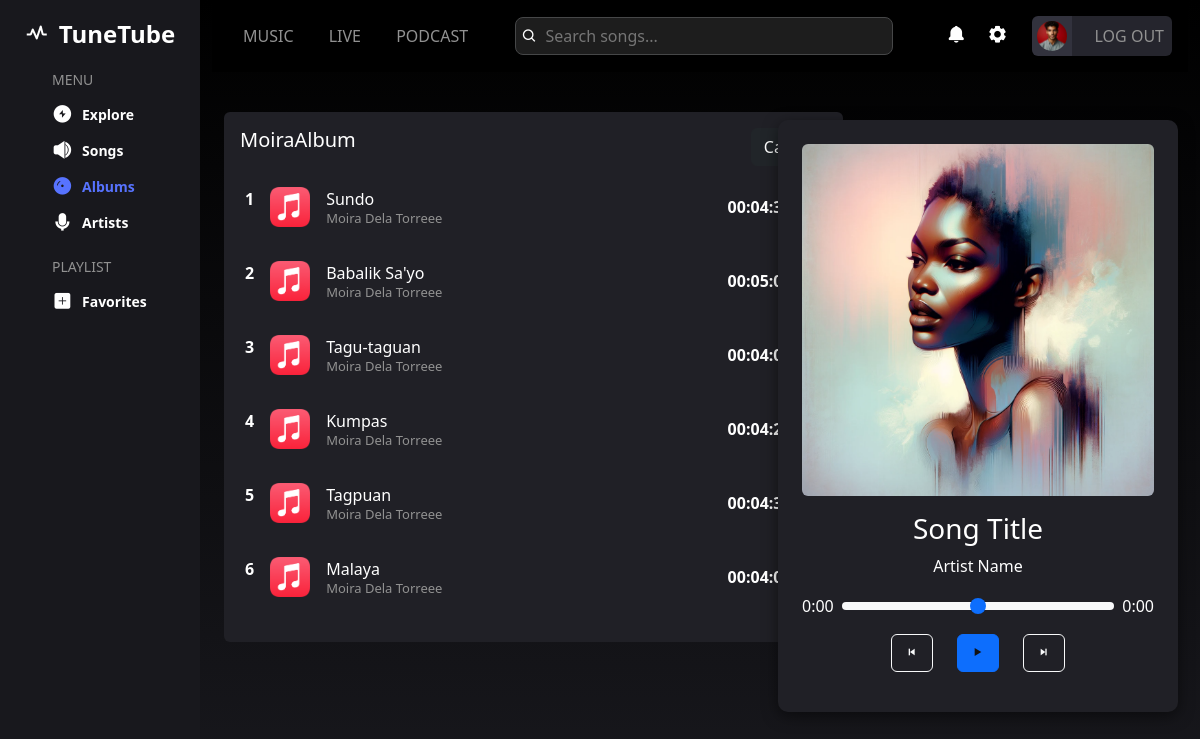
The page /album-songs.php?AlbumID=8 (signed in) on the database its author committed.
### tables this page shows
CREATE TABLE `albums` (
  `AlbumID` int(100) NOT NULL,
  `Title` varchar(200) NOT NULL,
  `ReleaseDate` date DEFAULT NULL,
  `ArtistID` int(100) NOT NULL
);

CREATE TABLE `songs` (
  `SongID` int(100) NOT NULL,
  `Title` varchar(200) NOT NULL,
  `Duration` time DEFAULT NULL,
  `FilePath` varchar(200) NOT NULL,
  `AlbumID` int(100) DEFAULT NULL,
  `ArtistID` int(100) DEFAULT NULL
);

CREATE TABLE `artists` (
  `ArtistID` int(100) NOT NULL,
  `Name` varchar(200) NOT NULL,
  `Genre` varchar(100) DEFAULT NULL
);

### database/fetch-album-songs.php (the view, shortened to what this page needs)
<?php
include('db/dbconfig.php');
$albumID = isset($_GET['AlbumID']) ? (int)$_GET['AlbumID'] : null;
if ($albumID) {
    $albumQuery = "SELECT ArtistID FROM albums WHERE AlbumID = ?";
    $stmt = $connection->prepare($albumQuery);
    $stmt->bind_param("i", $albumID);
    $stmt->execute();
    $albumResult = $stmt->get_result();
    if ($albumResult->num_rows == 1) {
        $albumData = $albumResult->fetch_assoc();
        $artistID = $albumData['ArtistID'];
        $query = "SELECT songs.*, artists.Name AS ArtistName
                  FROM songs
                  LEFT JOIN artists ON songs.ArtistID = artists.ArtistID
                  WHERE songs.ArtistID = ? AND songs.AlbumID = ?";
        $stmt = $connection->prepare($query);
        $stmt->bind_param("ii", $artistID, $albumID);
        $stmt->execute();
        $result = $stmt->get_result();
        if ($result->num_rows > 0) {
            $counter = 1;
            while ($row = mysqli_fetch_assoc($result)) {
                echo "<div class='item d-flex justify-content-between align-items-center mb-4 song-row'
                      data-title='" . htmlspecialchars($row['Title']) . "'
                      data-artist='" . htmlspecialchars($row['ArtistName'] ? $row['ArtistName'] : 'Unknown') . "'
                      data-file='" . htmlspecialchars($row['FilePath']) . "'
                      data-song-id='" . $row['SongID'] . "'>";
                echo "<div class='info1 d-flex align-items-center gap-3'>";
                echo "<p class='fw-bold'>" . $counter++ . "</p>";
                echo "<img src='admin/img/song-bg.png' class='img-fluid' style='width: 40px; height: 40px;'>";
                echo "<div class='details'>";
                echo "<p class='mb-0 text'>" . htmlspecialchars($row['Title']) . "</p>";
                echo "<h5 class='mb-0'>" . htmlspecialchars($row['ArtistName'] ? $row['ArtistName'] : 'Unknown') . "</h5>";
                echo "</div>";
                echo "</div>";
                echo "<div class='d-flex align-items-center'>";
                echo "<p class='fw-bold mb-0'>" . htmlspecialchars($row['Duration']) . "</p>";
                echo "<button class='btn dropdown-toggle' type='button' id='songDropdown" . $row['SongID'] . "' data-bs-toggle='dropdown' aria-expanded='false' title='Options' onclick='event.stopPropagation()'>";
                echo "</button>";
                echo "</div>";
                echo "</div>";
            }
        }
    }
}
?>

### album-songs.php (shortened to what this page needs)
<?php
include('security.php');
include('includes/header.php');
if (isset($_GET['AlbumID'])) {
    include('db/dbconfig.php');
    $albumID = $_GET['AlbumID'];
    $query = "SELECT * FROM albums WHERE AlbumID = ?";
    $stmt = $connection->prepare($query);
    $stmt->bind_param("i", $albumID);
    $stmt->execute();
    $result = $stmt->get_result();
    if ($result->num_rows == 1) {
        $album = $result->fetch_assoc();
    } else {
        echo "Album not found.";
        exit;
    }
} else {
    echo "No album ID provided.";
    exit;
}
?>
<div class="container-fluid">
    <div class="row">
        <?php include 'includes/sidebar-album.php'; ?>
        <div class="col-md-10 position-relative">
            <?php include 'includes/topbar.php'; ?>
            <main class="row">
                <section class="col-md-8 p-4">
                    <div class="music-list-container p-3 mt-3 text-white rounded">
                        <div class="header d-flex justify-content-between mb-3">
                            <?php
                            $albumName = htmlspecialchars($album['Title']);
                            ?>
                            <h5><?php echo $albumName; ?></h5>
                            <a href="album.php" class="btn btn-dark">Cancel</a>
                        </div>
                        <div class="music-list overflow-y-auto" style="max-height: 520px; max-width: 100%;">
                            <div class="items">
                                <?php include('database/fetch-album-songs.php'); ?>
                            </div>
                        </div>
                    </div>
                </section>
            </main>
            <?php include 'includes/audioplayer.php'; ?>
        </div>
    </div>
</div>

### admin/css/style.css (style rules this page uses)
body { background: linear-gradient(#000000, #18181d); color: #ffffff; }
.song-row { cursor: pointer; transition: background-color 0.3s ease; padding: 5px; border-radius: 5px; }
.music-list-container { background-color: #202026; }

### admin/css/dashboard.css (style rules this page uses)
body { color: #fff; background-color: #121212; }
.genres, .music-list { background-color: #202026; }
.info1 h5 { font-size: 13px; color: #919191; }

### database/fetch-album-songs.php (style rules this page uses)
.btn.dropdown-toggle::after { display: none; }
.btn.dropdown-toggle { padding-right: 0; }
.music-list { overflow-y: auto; overflow-x: hidden; max-width: 100%; }

### rows shown on the page
albums: Title "MoiraAlbum"
songs: Title "Sundo", ArtistID.Name "Moira Dela Torreee", Duration "00:04:35"
songs: Title "Babalik Sa'yo", ArtistID.Name "Moira Dela Torreee", Duration "00:05:07"
songs: Title "Tagu-taguan", ArtistID.Name "Moira Dela Torreee", Duration "00:04:06"
songs: Title "Kumpas", ArtistID.Name "Moira Dela Torreee", Duration "00:04:28"
songs: Title "Tagpuan", ArtistID.Name "Moira Dela Torreee", Duration "00:04:39"
songs: Title "Malaya", ArtistID.Name "Moira Dela Torreee", Duration "00:04:09"
